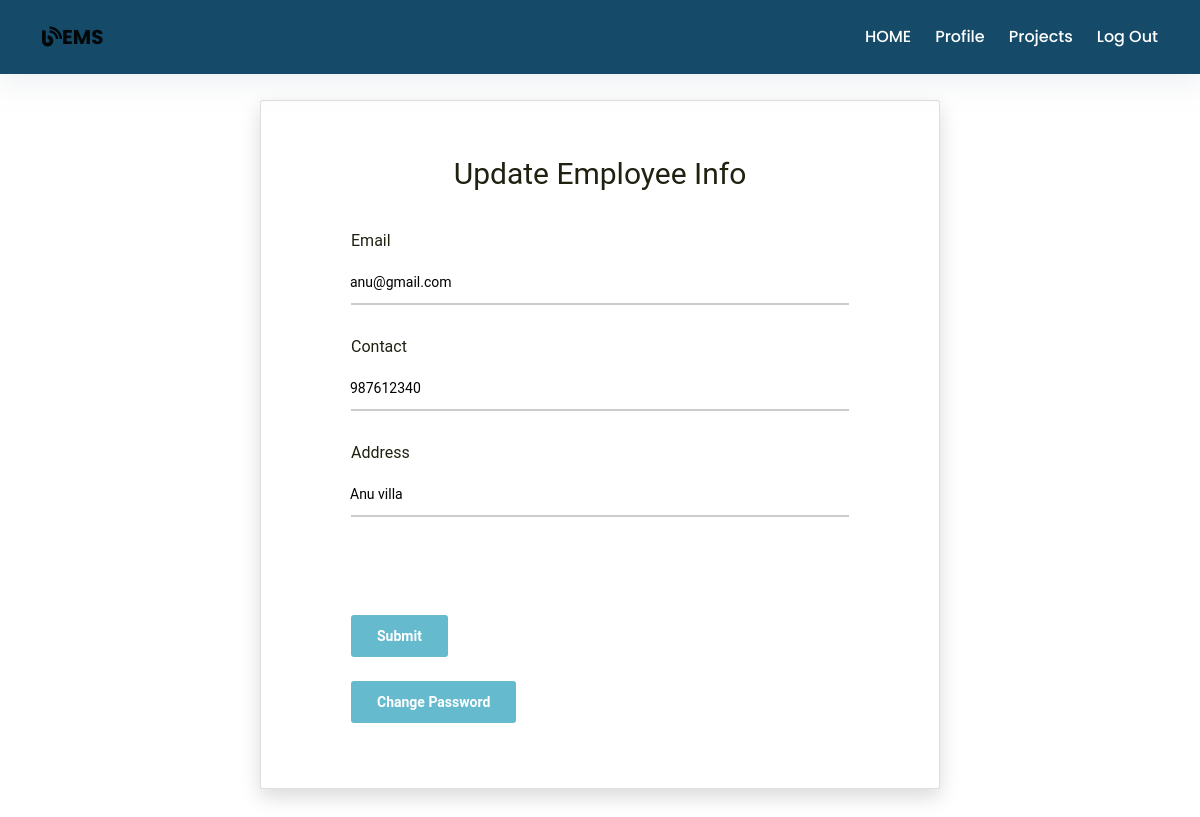
The page /myprofileup.php?id=10 on the database its author committed.
### tables this page shows
CREATE TABLE `employee` (
  `id` int(11) NOT NULL,
  `firstName` varchar(100) NOT NULL,
  `lastName` varchar(100) NOT NULL,
  `email` varchar(100) NOT NULL,
  `password` text NOT NULL,
  `birthday` date NOT NULL,
  `gender` varchar(10) NOT NULL,
  `contact` varchar(20) NOT NULL,
  `nid` int(20) NOT NULL,
  `address` varchar(100) DEFAULT NULL,
  `dept` varchar(100) NOT NULL,
  `degree` varchar(100) NOT NULL,
  `pic` text NOT NULL
);

### myprofileup.php (the view, shortened to what this page needs)
<?php
require_once ('process/dbh.php');
?>
<?php
  $id = (isset($_GET['id']) ? $_GET['id'] : '');
  $sql = "SELECT * from `employee` WHERE id=$id";
  $result = mysqli_query($conn, $sql);
  if($result){
  while($res = mysqli_fetch_assoc($result)){
  $email = $res['email'];
  $contact = $res['contact'];
  $address = $res['address'];
}
}
?>
<!DOCTYPE html>
<html lang="en">
  <head>
    <link
      rel="stylesheet"
      href="https://use.fontawesome.com/releases/v5.14.0/css/all.css"
    />
    <link
      rel="stylesheet"
      href="https://stackpath.bootstrapcdn.com/bootstrap/4.5.2/css/bootstrap.min.css"
    />
    <link
      href="https://cdn.jsdelivr.net/npm/bootstrap@5.1.3/dist/css/bootstrap.min.css"
      rel="stylesheet"
    />
    <link href="vendor/select2/select2.min.css" rel="stylesheet" media="all" />
    <link
      href="vendor/datepicker/daterangepicker.css"
      rel="stylesheet"
      media="all"
    />
    <link rel="stylesheet" type="text/css" href="../sample.css" />
    <link rel="stylesheet" type="text/css" href="./main.css" />
  </head>
  <body class="hero-anime">
    <div class="navigation-wrap start-header start-style">
      <div class="container">
        <div class="row">
          <div class="col-12">
            <nav class="navbar navbar-expand-md navbar-light">
              <a class="navbar-brand" href="#" target="_blank"
                ><i class="fas fa-blog"></i><b>EMS</b></a
              >
              <div class="collapse navbar-collapse" id="navbarSupportedContent">
                <ul class="navbar-nav ml-auto py-4 py-md-0">
                <li class="nav-item pl-4 pl-md-0 ml-0 ml-md-4">
                    <a class="nav-link" href="./emp_dashboard.php?id=<?php echo $id?>">HOME</a>
                  </li>
                  <li class="nav-item pl-4 pl-md-0 ml-0 ml-md-4">
                    <a class="nav-link" href="./myprofile.php?id=<?php echo $id?>">Profile</a>
                  </li>
                  <li class="nav-item pl-4 pl-md-0 ml-0 ml-md-4">
                    <a class="nav-link" href="./empproject.php?id=<?php echo $id?>">Projects</a>
                  </li>
                  <li class="nav-item pl-4 pl-md-0 ml-0 ml-md-4">
                    <a class="nav-link" href="./emplogin.html">Log Out</a>
                  </li>
                </ul>
              </div>
            </nav>
          </div>
        </div>
      </div>
    </div>
    <div class="section">
        <div class="section">
          <div class="container">
            <div class="row">
              <div class="col-12">
                <div class="page-wrapper  p-t-100 p-b-100 font-robo">
                  <div class="wrapper wrapper--w680">
                    <div class="card card-1">
                      <div class="card-body">
                        <h2 class="title">Update Employee Info</h2>
                        <form
                          id="registration"
                          action="./myprofileup.php"
                          method="POST"
                        >
                          <div class="input-group">
                            <label>Email</label>
                            <input
                              class="input--style-1"
                              type="email"
                              name="email"
                              value="<?php echo $email;?>"
                            />
                          </div>
                          <div class="input-group">
                            <label>Contact</label>
                            <input
                              class="input--style-1"
                              type="number"
                              name="contact"
                              value="<?php echo $contact;?>"
                            />
                          </div>
                          <div class="input-group">
                            <label>Address</label>
                            <input
                              class="input--style-1"
                              type="text"
                              name="address"
                              value="<?php echo $address;?>"
                            />
                          </div>
                          /><br /><br />
                          <div class="p-t-20">
                            <button
                              class="btn btn--radius btn--green"
                              type="submit"
                              name="update"
                            >
                              Submit
                            </button>
                          </div>
                        </form>
                        <br />
                        <button
                          class="btn btn--radius btn--green"
                          onclick="window.location.href = 'changepassemp.php?id=<?php echo $id?>'";
                        >
                          Change Password
                        </button>
                      </div>
                    </div>
                  </div>
                </div>
              </div>
            </div>
          </div>
        </div>
      </div>
  </body>
</html>

### sample.css (style rules this page uses)
body { font-family: "Poppins", san-serif; font-size: 16px; line-height: 24px; font-weight: 400; color: #212112; background-image: url("https://s3-us-west-2.amazonaws.com/s.cdpn.io/1462889/pat-back.svg"); background-position: center; background-repeat: repeat; background-size: 7%; background-color: #fff; overflow-x: hidden; transition: all 200ms linear; }
.start-header { opacity: 1; padding: 20px 0; box-shadow: 0 10px 30px 0 rgba(138, 155, 165, 0.15); -webkit-transition: all 0.3s ease-out; transition: all 0.3s ease-out; }
.navigation-wrap { position: fixed; width: 100%; top: 0; left: 0; z-index: 1000; -webkit-transition: all 0.3s ease-out; transition: all 0.3s ease-out; background-color: #154b69; }
.navbar { padding: 0; }
.nav-link { color: white !important; font-weight: 500; transition: all 200ms linear; }
.nav-link { position: relative; padding: 5px 0 !important; display: inline-block; }
.nav-item:after { position: absolute; bottom: -5px; left: 0; width: 100%; height: 2px; content: ""; background-color: #8167a9; opacity: 0; transition: all 200ms linear; }
.nav-item { position: relative; transition: all 200ms linear; }
.section { position: relative; width: 100%; display: block; }
.p-t-20 { padding-top: 20px; }
.btn { line-height: 40px; display: inline-block; padding: 0 25px; cursor: pointer; font-family: "Roboto", "Arial", "Helvetica Neue", sans-serif; color: #fff; -webkit-transition: all 0.4s ease; -o-transition: all 0.4s ease; -moz-transition: all 0.4s ease; transition: all 0.4s ease; font-size: 14px; font-weight: 700; }
.btn--radius { -webkit-border-radius: 3px; -moz-border-radius: 3px; border-radius: 3px; }
.btn--green { background: #65bacd; }

### main.css (style rules this page uses)
body { margin: 0px; font-family: "Poppins", san-serif; font-size: 16px; line-height: 24px; font-weight: 400; color: #212112; background-image: url("https://s3-us-west-2.amazonaws.com/s.cdpn.io/1462889/pat-back.svg"); background-position: center; background-repeat: repeat; background-size: 7%; background-color: #fff; overflow-x: hidden; transition: all 200ms linear; }
.font-robo { font-family: "Roboto", "Arial", "Helvetica Neue", sans-serif; }
.row { display: -webkit-box; display: -webkit-flex; display: -moz-box; display: -ms-flexbox; display: flex; -webkit-flex-wrap: wrap; -ms-flex-wrap: wrap; flex-wrap: wrap; }
html { -webkit-box-sizing: border-box; -moz-box-sizing: border-box; box-sizing: border-box; }
* { padding: 0; margin: 0; }
*, *:before, *:after { -webkit-box-sizing: inherit; -moz-box-sizing: inherit; box-sizing: inherit; }
h2, h3, h4, h5, h6, blockquote, p, pre, dl, dd, ol, ul, figure, hr, fieldset, legend { margin: 0; padding: 0; }
button { outline: none; background: none; border: none; }
.page-wrapper { min-height: 100vh; }
h1, h2, h3, h4, h5, h6 { font-weight: 400; }
h2 { font-size: 30px; }
.p-t-100 { padding-top: 100px; }
.p-t-20 { padding-top: 20px; }
.p-b-100 { padding-bottom: 10px; }
.wrapper { margin: 0 auto; }
.wrapper--w680 { max-width: 680px; }
.btn { line-height: 40px; display: inline-block; padding: 0 25px; cursor: pointer; font-family: "Roboto", "Arial", "Helvetica Neue", sans-serif; color: #fff; -webkit-transition: all 0.4s ease; -o-transition: all 0.4s ease; -moz-transition: all 0.4s ease; transition: all 0.4s ease; font-size: 14px; font-weight: 700; }
.btn--radius { -webkit-border-radius: 3px; -moz-border-radius: 3px; border-radius: 3px; }
.btn--green { background: #65bacd; }
input { outline: none; margin: 0; border: none; -webkit-box-shadow: none; -moz-box-shadow: none; box-shadow: none; width: 100%; font-size: 14px; font-family: inherit; }
.input-group { position: relative; margin-bottom: 30px; border-bottom: 2px solid #ccc; }
.input--style-1 { padding: 9px 0; color: black !important; }
.title { margin-bottom: 37px; text-align: center; }
.card { overflow: hidden; -webkit-border-radius: 3px; -moz-border-radius: 3px; border-radius: 3px; background: #fff; }
.card-1 { -webkit-box-shadow: 0px 8px 20px 0px rgba(0, 0, 0, 0.15); -moz-box-shadow: 0px 8px 20px 0px rgba(0, 0, 0, 0.15); box-shadow: 0px 8px 20px 0px rgba(0, 0, 0, 0.15); }
.card-1 .card-body { padding: 0 90px; padding-top: 55px; padding-bottom: 65px; }

### rows shown on the page
employee: email "anu@gmail.com", contact "987612340", address "Anu villa"
